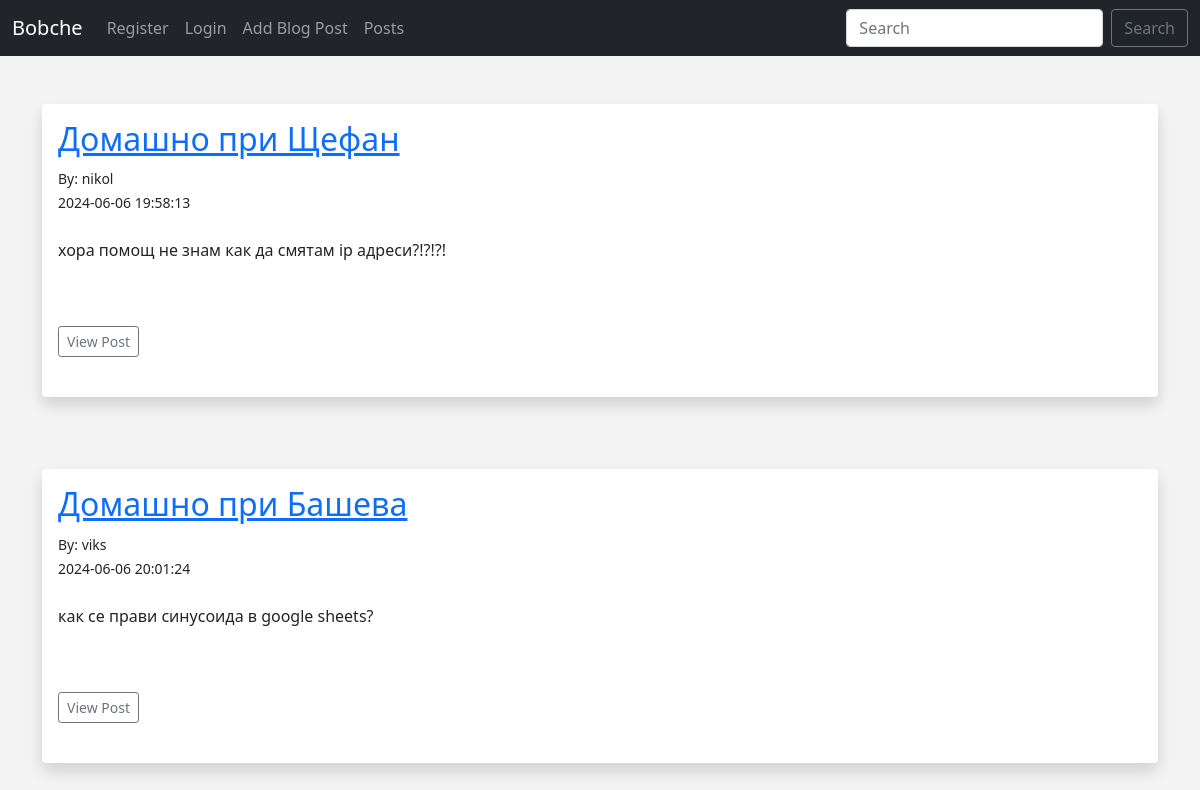
Page /posts on the earlier database version.
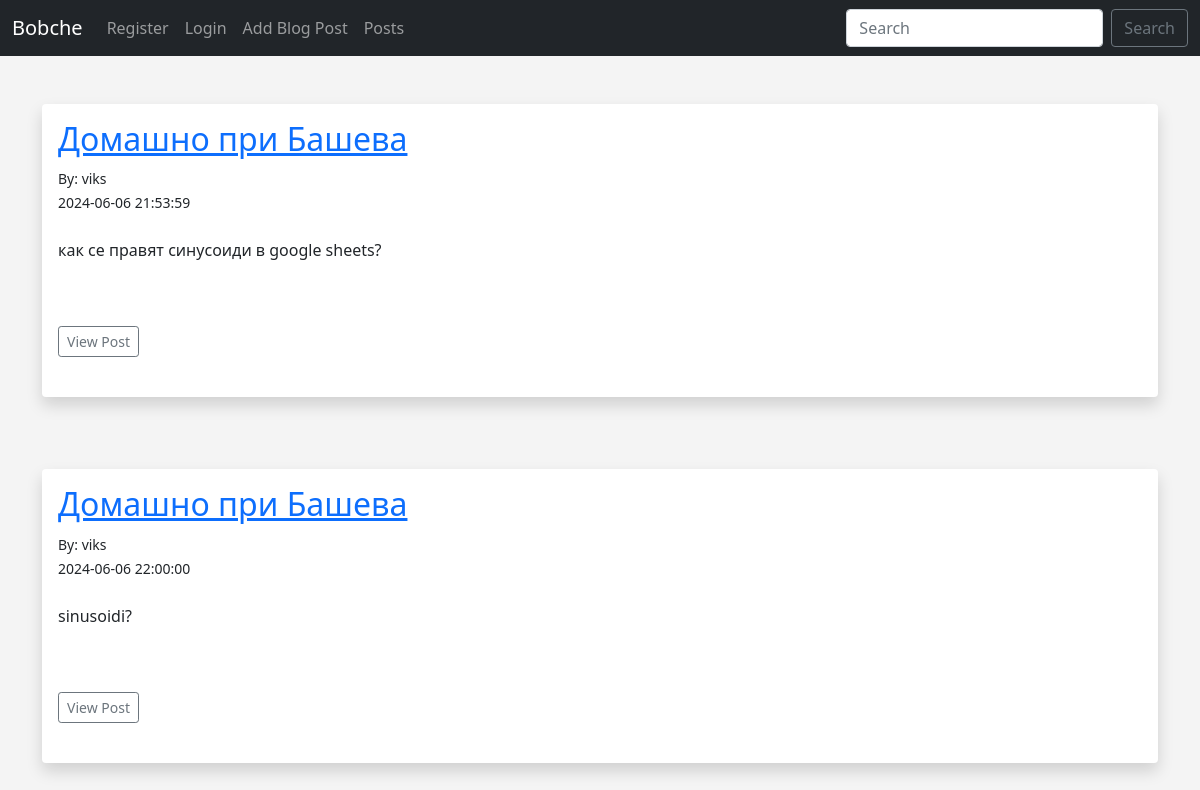
Same page on the later database version.
### app.py (models this page shows, shortened)
class Posts(db.Model):
    id = db.Column(db.Integer, primary_key=True)
    title = db.Column(db.String(255))
    content = db.Column(db.Text)
    author = db.Column(db.String(255))
    slug = db.Column(db.String(255))
    date_posted = db.Column(db.DateTime(timezone=True), default=func.now())
    poster_id = db.Column(db.Integer, db.ForeignKey('users.id'))
    comments = db.relationship('Comment', backref='post')

class Users(db.Model, UserMixin):
    id = db.Column(db.Integer, primary_key=True)
    username = db.Column(db.String(20), nullable=False, unique=True)
    name = db.Column(db.String(200), nullable=False)
    email = db.Column(db.String(120), nullable=False, unique=True)
    password_hash = db.Column(db.String(128))
    posts = db.relationship('Posts', backref='poster')
    comments = db.relationship("Comment", backref='poster')
    @property
    def password(self):
        raise AttributeError('password is not a readable attribute')

### app.py (the view)
@app.route('/posts')
def posts():
	posts = Posts.query.order_by(Posts.date_posted)
	return render_template("posts.html", posts=posts)

### webforms.py
class SearchForm(FlaskForm):
	searched = StringField("Searched", validators=[DataRequired()])
	submit = SubmitField("Submit")

### app.py (called while the page is built)
@app.context_processor
def base():
	form = SearchForm()
	return dict(form=form)

### templates/posts.html (shortened to what this page needs)
{% extends 'base.html' %}
{% block content %}
<br/>
{% for post in posts %}
<div class="shadow p-3 mb-5 bg-body rounded">
	<h2><a href="{{ url_for('post', id=post.id)}}">{{ post.title }}</a></h2>
	<small>By: {{ post.poster.name }}<br/>
	{{ post.date_posted }}</small> <br/><br/>
	{{ post.content|safe }}
	<br/><br/>
	<a href="{{ url_for('post', id=post.id)}}" class="btn btn-outline-secondary btn-sm">View Post</a>
	<br/><br/>
</div>
<br/>
{% endfor %}
{% endblock %}

### templates/base.html (shortened to what this page needs)
<!doctype html>
<html lang="en">
  <head>
    <link href="https://cdn.jsdelivr.net/npm/bootstrap@5.0.0-beta1/dist/css/bootstrap.min.css" rel="stylesheet">
    <link href="{{ url_for('static', filename='css/style.css') }}" rel="stylesheet">
  </head>
  <body>
  	{% include 'navbar.html' %}
  	<br/>
  	<div class="container">
		{% block content %}
		{% endblock %}
	</div>
  </body>
</html>

### templates/navbar.html (shortened to what this page needs)
<nav class="navbar navbar-expand-lg navbar-dark bg-dark">
    <div class="container-fluid">
      <a class="navbar-brand" href="{{ url_for('index') }}">Bobche</a>
      <div class="collapse navbar-collapse" id="navbarSupportedContent">
        <ul class="navbar-nav me-auto mb-2 mb-lg-0">
          {% if current_user.is_authenticated %}
            <li class="nav-item">
              <a class="nav-link" href="{{ url_for('dashboard')}}">Dashboard</a>
            </li>
            <li class="nav-item">
              <a class="nav-link" href="{{ url_for('logout')}}">Logout</a>
            </li>
          {% else %}
            <li class="nav-item">
              <a class="nav-link" href="{{ url_for('register')}}">Register</a>
            </li>
            <li class="nav-item">
              <a class="nav-link" href="{{ url_for('login')}}">Login</a>
            </li>
          {% endif %}
          <li class="nav-item">
            <a class="nav-link" href="{{ url_for('add_post')}}">Add Blog Post</a>
          </li>
           <li class="nav-item">
            <a class="nav-link" href="{{ url_for('posts')}}">Posts</a>
          </li>
        </ul>
        <form method="POST" action="{{ url_for('search')}}" class="d-flex">
          <input class="form-control me-2" type="search" placeholder="Search" aria-label="Search" name="searched">
          <button class="btn btn-outline-secondary" type="submit">Search</button>
        </form>
      </div>
    </div>
  </nav>

### static/style.css (style rules this page uses)
body { background: #f4f4f4; }

Differences in the rows shown:
changed Posts: title "Домашно при Щефан" → "Домашно при Башева"; poster.name "nikol" → "viks"; date_posted "2024-06-06 19:58:13" → "2024-06-06 21:53:59"; content "хора помощ не знам как да смятам ip адреси?!?!?!" → "как се правят синусоиди в google sheets?"
changed Posts: date_posted "2024-06-06 20:01:24" → "2024-06-06 22:00:00"; content "как се прави синусоида в google sheets?" → "sinusoidi?"
